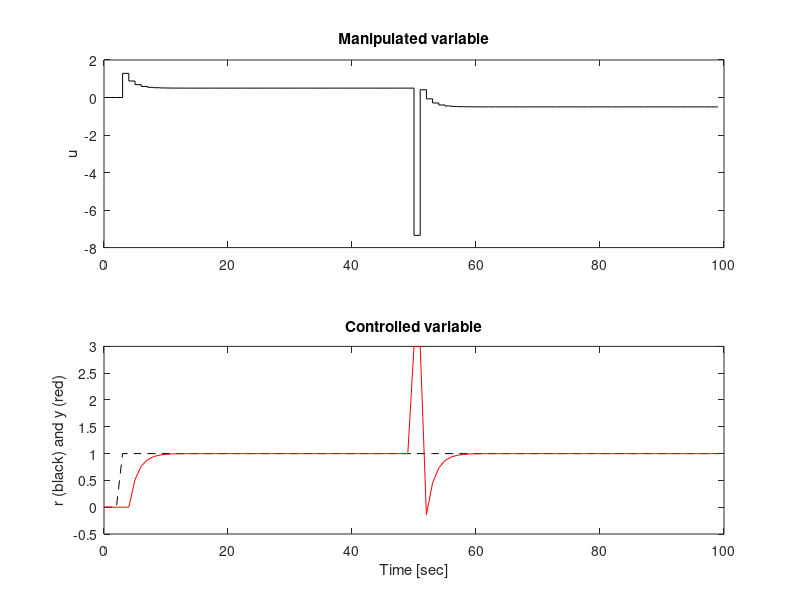

The MATLAB source for this figure:
%% by Bellila Ahmed Nassim, student at ENST
%On exchange at Université Laval
%Course UL GEL-7029 Prictive control under supervision of Prof. André Desbiens

%see Readme.txt to understand more the process

%Basic GPC

clc, clear all;
%%
Ts=1; %sampling period
N=100; %simulated points
Gd=tf([0.4],[1 -.8 0],Ts) %0.4z^-2/1-0.8z^-1 = 0.4/z^2 - 0.8z
num=[Gd.num{:}(2:end) 0] 
den=Gd.den{:}

%%
r=[0; 0; 0; 1*ones(N-3,1)]; % Set-point
w=[zeros(50,1); 2*ones(N-50,1)]; 


%%
Gu=[0 0 0; 0.4 0 0; 0.72 0.4 0;0.972 0.72 0.4];
Gu = Gu(:,1); %Hc unitary (can be modified but not fournished in this version)

Lambda = 0;
K = inv(Gu'*Gu + Lambda*eye(length(Gu'*Gu)))*Gu';
K = K(1,:);

%% initialisation
x=zeros(max(length(den),length(num))-1,1);
upast = 0; upast2 = 0;
y = 0; ypast = 0;

%% Simulation
for i=1:N
    [y,x]=filter(num,den,upast,x);
    y = y + w(i); %Disturbance
    f = [0.4; 0.72; 0.976;1.1808]*(upast-upast2)...
        + [1.8 -0.8;2.44 -1.44;2.952 -1.952;3.3616 -2.3616]*[y; ypast]; %free response         
    u = K*(r(i)-f) + upast; %controller
    simdata(i,1:3)=[r(i) y u];
    upast2 = upast;
    upast = u;
    ypast = y;
end


%% figures
figure(1);
t=Ts*(0:N-1);
subplot(211);
stairs(t,simdata(:,3),'k-');
ylabel('u');
title('Manipulated variable')
subplot(212);
plot(t,simdata(:,1),'k--',t,simdata(:,2),'r-');
ylabel('r (black) and y (red)');
xlabel('Time [sec]');
title('Controlled variable')